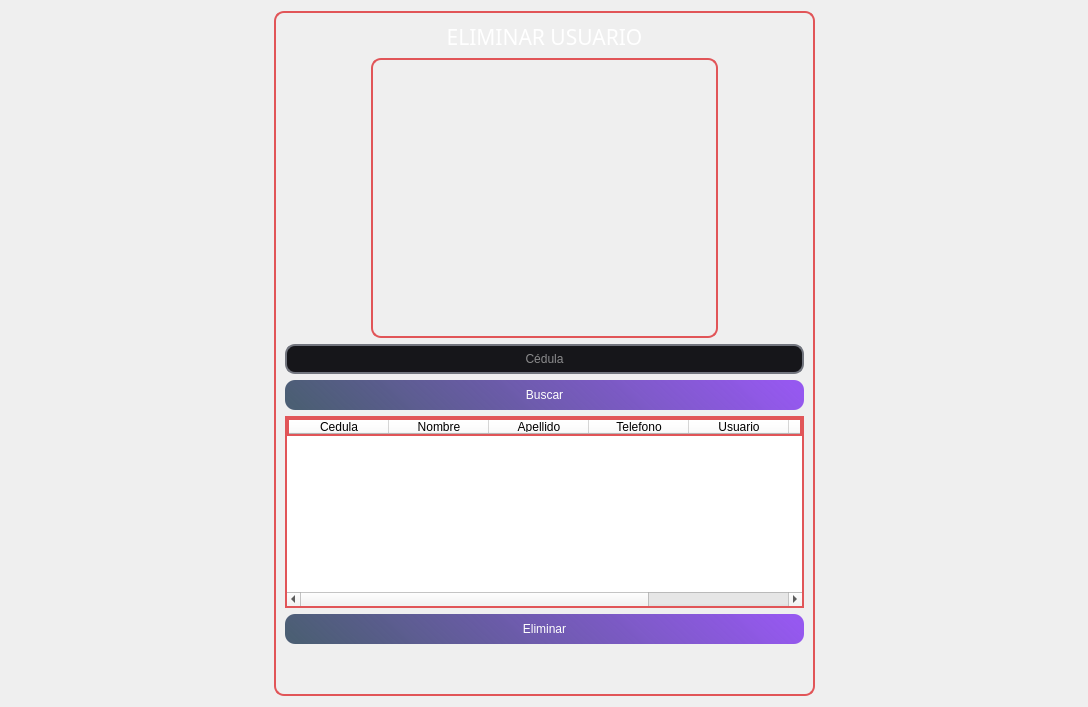
            <widget class="QWidget" name="page_eliminar">
             <property name="styleSheet">
              <string notr="true">QFrame{
background-color: #0000000ff;
}</string>
             </property>
             <layout class="QHBoxLayout" name="horizontalLayout_7">
              <item>
               <spacer name="horizontalSpacer_11">
                <property name="orientation">
                 <enum>Qt::Horizontal</enum>
                </property>
                <property name="sizeHint" stdset="0">
                 <size>
                  <width>263</width>
                  <height>20</height>
                 </size>
                </property>
               </spacer>
              </item>
              <item>
               <widget class="QFrame" name="frame_busquedadeusuarios_3">
                <property name="minimumSize">
                 <size>
                  <width>541</width>
                  <height>651</height>
                 </size>
                </property>
                <property name="maximumSize">
                 <size>
                  <width>16777215</width>
                  <height>16777215</height>
                 </size>
                </property>
                <property name="styleSheet">
                 <string notr="true">QLineEdit{
background-color: rgb(22, 22, 26);
border-radius: 10px;
font: 12pt &quot;SansSerif&quot;;
color: rgb(255, 255, 254);
border: 2px solid rgb(114, 117, 126);}

QLineEdit:hover{
background-color: rgb(22, 22, 26);
border-radius: 10px;
font: 12pt &quot;Sans Serif&quot;;
border: 2px solid rgb(44, 182, 125); }

QLineEdit:focus {
background-color: rgb(1, 1, 1);
border-radius:10px;
font: 12pt &quot;Sans Serif&quot;;
border: 2px solid rgb(127, 90, 240);
}

QPushButton{
background-color: qlineargradient(spread:reflect, x1:0, y1:0.562273, x2:1, y2:0.5, stop:0 rgba(11, 38, 67, 184), stop: 1 rgba(150, 88, 240, 255));
border-radius: 10px;
font: 12pt &quot;Sans Serif&quot;;
color: rgb(255, 255, 254); }

QPushButton:hover{
background-color: qlineargradient(spread:reflect, x1:0, y1:0.562273, x2:0.949, y2:0.545455, stop: 0 rgba(11, 38, 67, 184), stop:1 rgba(88, 240, 171, 255));
border-radius:10px;
font: 12pt &quot;Sans Serif&quot;;
color: rgb(255, 255, 254);
}

QComboBox{
background-color: rgb(22, 22, 26);
border-radius: 10px;
font: 12pt &quot;SansSerif&quot;;
color: rgb(255, 255, 254);
border: 2px solid rgb(114, 117, 126);}

QComboBox:hover{
background-color: rgb(22, 22, 26);
border-radius: 10px;
font: 12pt &quot;Sans Serif&quot;;
border: 2px solid rgb(44, 182, 125); }





QFrame{
border-radius: 10px;
border: 2px solid rgb(225, 85, 88)
}
</string>
                </property>
                <property name="frameShape">
                 <enum>QFrame::StyledPanel</enum>
                </property>
                <property name="frameShadow">
                 <enum>QFrame::Raised</enum>
                </property>
                <layout class="QGridLayout" name="gridLayout_2">
                 <property name="bottomMargin">
                  <number>50</number>
                 </property>
                 <item row="1" column="0">
                  <spacer name="horizontalSpacer_7">
                   <property name="orientation">
                    <enum>Qt::Horizontal</enum>
                   </property>
                   <property name="sizeHint" stdset="0">
                    <size>
                     <width>77</width>
                     <height>20</height>
                    </size>
                   </property>
                  </spacer>
                 </item>
                 <item row="1" column="1" colspan="2">
                  <widget class="QLabel" name="label_imagnedeusuario_2">
                   <property name="minimumSize">
                    <size>
                     <width>347</width>
                     <height>280</height>
                    </size>
                   </property>
                   <property name="styleSheet">
                    <string notr="true">border-image: url(:/Usuario/6326055.png);</string>
                   </property>
                   <property name="text">
                    <string/>
                   </property>
                  </widget>
                 </item>
                 <item row="1" column="3">
                  <spacer name="horizontalSpacer_8">
                   <property name="orientation">
                    <enum>Qt::Horizontal</enum>
                   </property>
                   <property name="sizeHint" stdset="0">
                    <size>
                     <width>77</width>
                     <height>20</height>
                    </size>
                   </property>
                  </spacer>
                 </item>
                 <item row="2" column="0" colspan="4">
                  <widget class="QLineEdit" name="lineEdit_cedulabuscar_eliminar">
                   <property name="minimumSize">
                    <size>
                     <width>200</width>
                     <height>30</height>
                    </size>
                   </property>
                   <property name="alignment">
                    <set>Qt::AlignCenter</set>
                   </property>
                   <property name="placeholderText">
                    <string>Cédula</string>
                   </property>
                  </widget>
                 </item>
                 <item row="3" column="0" colspan="4">
                  <widget class="QPushButton" name="pushButton_buscar_eliminar">
                   <property name="minimumSize">
                    <size>
                     <width>130</width>
                     <height>30</height>
                    </size>
                   </property>
                   <property name="text">
                    <string>Buscar</string>
                   </property>
                  </widget>
                 </item>
                 <item row="4" column="0" colspan="4">
                  <widget class="QTableWidget" name="tableWidget_eliminar">
                   <property name="styleSheet">
                    <string notr="true">QFrame{ 
	background-color: rgb(255, 255, 255);

border-radius: 0px;
}

QLabel {
background-color: #000000ff;
}
</string>
                   </property>
                   <column>
                    <property name="text">
                     <string>Cedula</string>
                    </property>
                   </column>
                   <column>
                    <property name="text">
                     <string>Nombre</string>
                    </property>
                   </column>
                   <column>
                    <property name="text">
                     <string>Apellido</string>
                    </property>
                   </column>
                   <column>
                    <property name="text">
                     <string>Telefono</string>
                    </property>
                   </column>
                   <column>
                    <property name="text">
                     <string>Usuario</string>
                    </property>
                   </column>
                   <column>
                    <property name="text">
                     <string>Clave</string>
                    </property>
                   </column>
                   <column>
                    <property name="text">
                     <string>Permiso</string>
                    </property>
                   </column>
                  </widget>
                 </item>
                 <item row="5" column="0" colspan="4">
                  <widget class="QPushButton" name="pushButton_eliminar_eliminar">
                   <property name="minimumSize">
                    <size>
                     <width>130</width>
                     <height>30</height>
                    </size>
                   </property>
                   <property name="styleSheet">
                    <string notr="true">QPushButton:hover{
background-color: qlineargradient(spread:pad, x1:0, y1:0, x2:1, y2:0, stop:0 rgba(0, 0, 0, 255), stop:0.727273 rgba(142, 19, 16, 255));
border-radius:10px;
font: 12pt &quot;Sans Serif&quot;;
color: rgb(255, 255, 254);
}</string>
                   </property>
                   <property name="text">
                    <string>Eliminar</string>
                   </property>
                  </widget>
                 </item>
                 <item row="0" column="0" colspan="4">
                  <widget class="QLabel" name="label_eliminarusuarios">
                   <property name="font">
                    <font>
                     <family>Impact</family>
                     <pointsize>16</pointsize>
                    </font>
                   </property>
                   <property name="styleSheet">
                    <string notr="true">color: rgb(255, 255, 255);

border-radius: 0px;

border:0px;</string>
                   </property>
                   <property name="text">
                    <string>ELIMINAR USUARIO</string>
                   </property>
                   <property name="alignment">
                    <set>Qt::AlignCenter</set>
                   </property>
                  </widget>
                 </item>
                </layout>
               </widget>
              </item>
              <item>
               <spacer name="horizontalSpacer_12">
                <property name="orientation">
                 <enum>Qt::Horizontal</enum>
                </property>
                <property name="sizeHint" stdset="0">
                 <size>
                  <width>262</width>
                  <height>20</height>
                 </size>
                </property>
               </spacer>
              </item>
             </layout>
            </widget>
